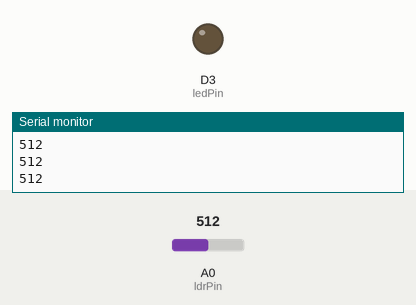
This sketch was run on a simulated ESP8266 (NodeMCU). On the bench: output pins drawn as LEDs (lit = HIGH), the last lines printed to the serial monitor. The test bench sets the inputs (shaded band); at power-on: A0 (ldrPin) = 512.

Above: at 1.2 s.
1.3 s: A0 (ldrPin) set to 585
2.8 s: A0 (ldrPin) set to 610
At 3.1 s:
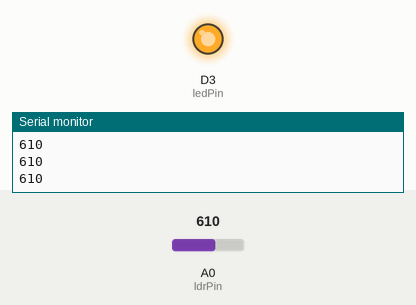
4.3 s: A0 (ldrPin) set to 590
At 5.5 s:
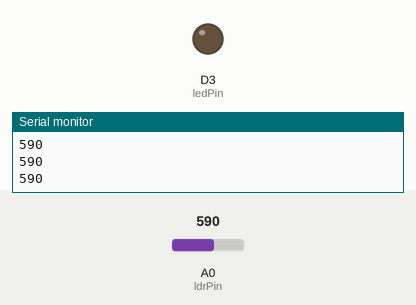
5.8 s: A0 (ldrPin) set to 716
At 6.8 s:
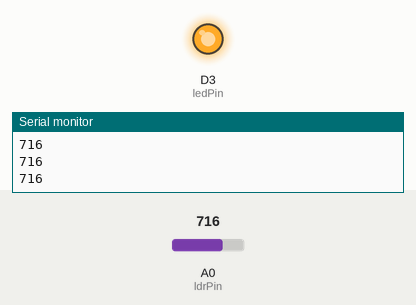
Timing chart, 0 to 8.3 s (numbered marks = the images above; inputs shaded):
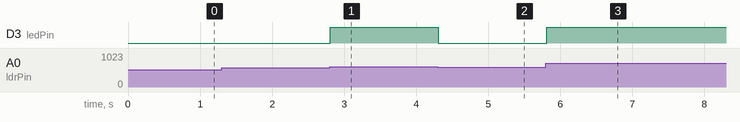

The sketch:

LDR.ino
```cpp
//Sensor de luz com LDR

int ledPin = D3; //Led no pino 7
int ldrPin = A0; //LDR no pino analógico 0
int ldrValor = 0; //Valor lido do LDR

void setup() {
 pinMode(ledPin,OUTPUT); //define a porta 7 como saída
 Serial.begin(9600); //Inicia a comunicação serial
}

void loop() {
 ///ler o valor do LDR
 ldrValor = analogRead(ldrPin); //O valor lido será entre 0 e 1023

 //se o valor lido for maior que 600, liga o led
 if (ldrValor>= 600) digitalWrite(ledPin,HIGH);
 // se não, apaga o led
 else digitalWrite(ledPin,LOW);

 //imprime o valor lido do LDR no monitor serial
 Serial.println(ldrValor);
 delay(100);
}
```

Measured:
- the behaviour switches between 599 and 600 on A0 (ldrPin) (found by bisection; images 0 and 1)
- after the input at 2.8 s, D3 (ledPin): LOW → HIGH at once
- after the input at 4.3 s, D3 (ledPin): HIGH → LOW at once
- after the input at 5.8 s, D3 (ledPin): LOW → HIGH at once
